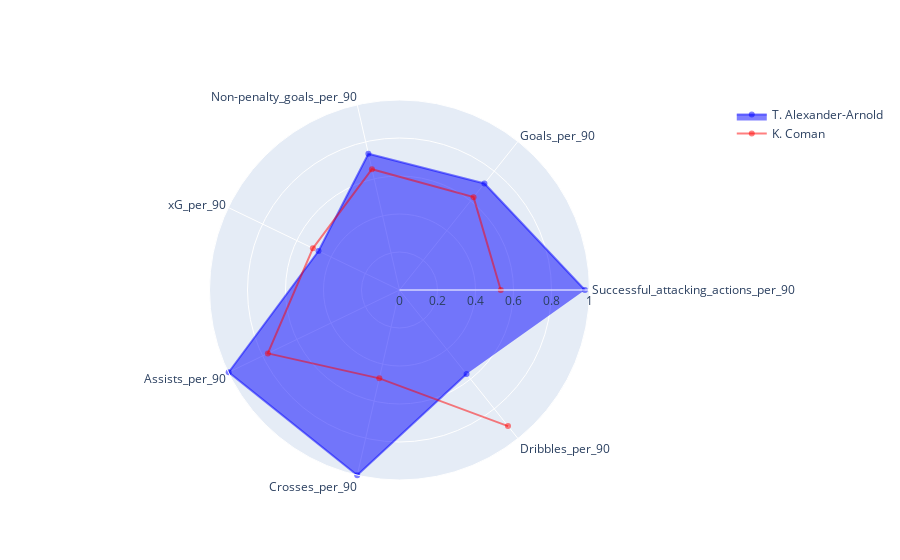

The notebook cell this image was saved under:
### Code cell
fig=plot_radar_chart(selected_similar_player_data, initial_player_data)
fig.show()

### Figure 1 — Plotly figure (JSON) as saved in the notebook; plotly's stock layout.template omitted (floating-point values rounded to 4 significant figures)
{"data": [{"fill": "toself", "marker": {"color": "rgba(0,0,255,0.5)"}, "name": "T. Alexander-Arnold", "r": [0.976, 0.717, 0.736, 0.473, 0.998, 1, 0.566], "theta": ["Successful_attacking_actions_per_90", "Goals_per_90", "Non-penalty_goals_per_90", "xG_per_90", "Assists_per_90", "Crosses_per_90", "Dribbles_per_90"], "type": "scatterpolar"}, {"marker": {"color": "rgba(255,0,0,0.5)"}, "name": "K. Coman", "r": [0.533, 0.625, 0.652, 0.506, 0.769, 0.477, 0.916], "theta": ["Successful_attacking_actions_per_90", "Goals_per_90", "Non-penalty_goals_per_90", "xG_per_90", "Assists_per_90", "Crosses_per_90", "Dribbles_per_90"], "type": "scatterpolar"}], "layout": {"polar": {"radialaxis": {"range": [0, 1], "visible": true}}, "showlegend": true}}
